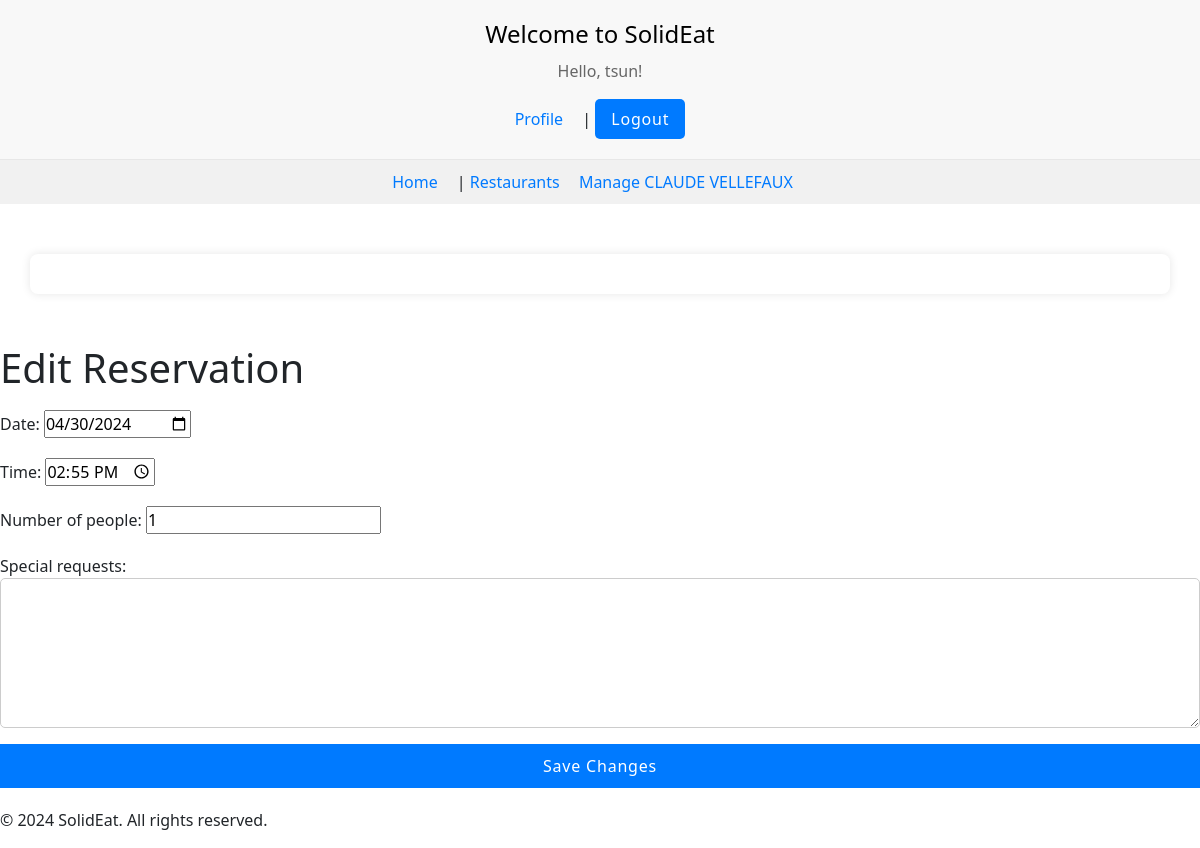
The page /booking/reservation/edit/12/ (signed in) on the database its author committed.
### booking/models.py (models this page shows, shortened)
class User(AbstractUser):
    is_manager = models.BooleanField(default=False)
    is_admin = models.BooleanField(default=False)

class Restaurant(models.Model):
    manager = models.ForeignKey(
        User,
        on_delete=models.SET_NULL,  # Corrected from on_related to on_delete
        null=True,
        blank=True,
        related_name='managed_restaurants'
    )
    TYPE_CHOICES = (
        ('S', 'Solidaire'),  # 'S' for Solidaire
        ('E', 'Economique'),  # 'E' for Economique
    )
    code = models.CharField(max_length=10)
    name = models.CharField(max_length=255)
    address = models.CharField(max_length=255)
    city = models.CharField(max_length=100)
    tt = models.CharField(max_length=100)  # Assuming 'tt' is a coordinate in string format
    type = models.CharField(max_length=1, choices=(('S', 'Solidaire'), ('E', 'Economique')))
    capacity = models.IntegerField(default=0)  # Default capacity
    description = models.TextField(default="No description available")  # Default description

class Reservation(models.Model):
    user = models.ForeignKey(settings.AUTH_USER_MODEL, on_delete=models.CASCADE, related_name="reservations")
    restaurant = models.ForeignKey('Restaurant', on_delete=models.CASCADE)
    date = models.DateField()
    time = models.TimeField()
    number_of_people = models.IntegerField(default=1)
    special_requests = models.TextField(blank=True, null=True)
    is_active = models.BooleanField(default=True)  # Indicates if the reservation is active or cancelled

### booking/views.py (the view)
# urls.py: path('reservation/edit/<int:reservation_id>/', edit_reservation, name='edit_reservation'),
@login_required
def edit_reservation(request, reservation_id):
    reservation = get_object_or_404(Reservation, id=reservation_id, restaurant__manager=request.user)
    form = ReservationForm(request.POST or None, instance=reservation)
    if form.is_valid():
        form.save()
        messages.success(request, 'Reservation updated successfully!')
        return redirect('manage_restaurant', restaurant_id=reservation.restaurant.id)
    return render(request, 'booking/edit_reservation.html', {'form': form})

### booking/forms.py (shortened to what this page needs)
class ReservationForm(ModelForm):
    class Meta:
        model = Reservation
        fields = ['date', 'time', 'number_of_people', 'special_requests']
        widgets = {
            'date': DateInput(attrs={'type': 'date'}),
            'time': TimeInput(attrs={'type': 'time'}),
            'number_of_people': NumberInput(attrs={'min': 1, 'step': 1}),
            'special_requests': Textarea(attrs={'rows': 3}),
        }

### templates/booking/edit_reservation.html (shortened to what this page needs)
{% extends 'base.html' %}
{% block content %}
<h1>Edit Reservation</h1>
<form method="post">
    {{ form.as_p }}
    <button type="submit">Save Changes</button>
</form>
{% endblock %}

### templates/base.html (shortened to what this page needs)
{% load static %}
<!DOCTYPE html>
<html lang="en">
<head>
    <link rel="stylesheet" href="{% static 'css/style.css' %}">
    <link href="https://cdn.jsdelivr.net/npm/bootstrap@5.1.3/dist/css/bootstrap.min.css" rel="stylesheet">
</head>
<body>
    <header>
        <h1>Welcome to SolidEat</h1>
        {% if user.is_authenticated %}
            <p>Hello, {{ user.username }}!</p>
            <a href="{% url 'user_profile' %}">Profile</a> |
            <form action="{% url 'logout' %}" method="post">
                <button type="submit">Logout</button>
            </form>
        {% else %}
            <a href="{% url 'login' %}">Login</a> |
            <a href="{% url 'register' %}">Register</a>
        {% endif %}
    </header>
    <nav>
        <a href="{% url 'home' %}">Home</a> |
        <a href="{% url 'list_restaurants' %}">Restaurants</a>
        {% if user.is_authenticated and user.is_manager %}
            {% if user.managed_restaurants.exists %}
                {% for restaurant in user.managed_restaurants.all %}
                    <a href="{% url 'manage_restaurant' restaurant_id=restaurant.id %}">Manage {{ restaurant.name }}</a>
                {% endfor %}
            {% else %}
                <p>You are a manager but no restaurant is associated with your account.</p>
            {% endif %}
        {% endif %}
    </nav>
    <div class="container">
    </div>
    <main>
        {% block content %}{% endblock %}
    </main>
    <footer>
        <p>© 2024 SolidEat. All rights reserved.</p>
    </footer>
</body>
</html>

### static/css/style.css (style rules this page uses)
* { margin: 0; padding: 0; box-sizing: border-box; }
body { font-family: 'Helvetica Neue', Arial, sans-serif; color: #333; background-color: #fff; }
header { background-color: #f8f8f8; padding: 20px 40px; text-align: center; }
header h1 { font-size: 24px; color: #000; margin-bottom: 10px; }
header p { font-size: 16px; color: #666; }
header a, nav a { color: #007aff; text-decoration: none; margin-right: 15px; font-size: 16px; }
header form { display: inline; }
header button { padding: 8px 16px; background-color: #007aff; color: #fff; border: none; border-radius: 5px; cursor: pointer; }
nav { background-color: #f1f1f1; padding: 10px 40px; text-align: center; border-top: 1px solid #e7e7e7; }
body { background-color: #f4f4f4; }
form { margin-bottom: 20px; }
form p { margin: 10px 0; }
button { background-color: #007aff; color: white; border: none; padding: 10px 15px; text-transform: uppercase; letter-spacing: 0.05em; border-radius: 5px; cursor: pointer; transition: background-color 0.3s ease; }
input[type="text"], input[type="email"], input[type="password"], textarea, select { width: 100%; padding: 12px; margin: 8px 0; display: inline-block; border: 1px solid #ccc; border-radius: 5px; box-sizing: border-box; font-family: 'Helvetica Neue', Arial, sans-serif; font-size: 16px; }
textarea { height: 150px; resize: vertical; }
.container { width: 400px; margin: 50px auto; padding: 20px; box-shadow: 0 0 10px rgba(0,0,0,0.1); background-color: #fff; border-radius: 8px; }
form { display: flex; flex-direction: column; }

### rows shown on the page
User: username "tsun"
Restaurant: name "CLAUDE VELLEFAUX"
Reservation: date "04/30/2024", time "14:55:00", number_of_people "1"
